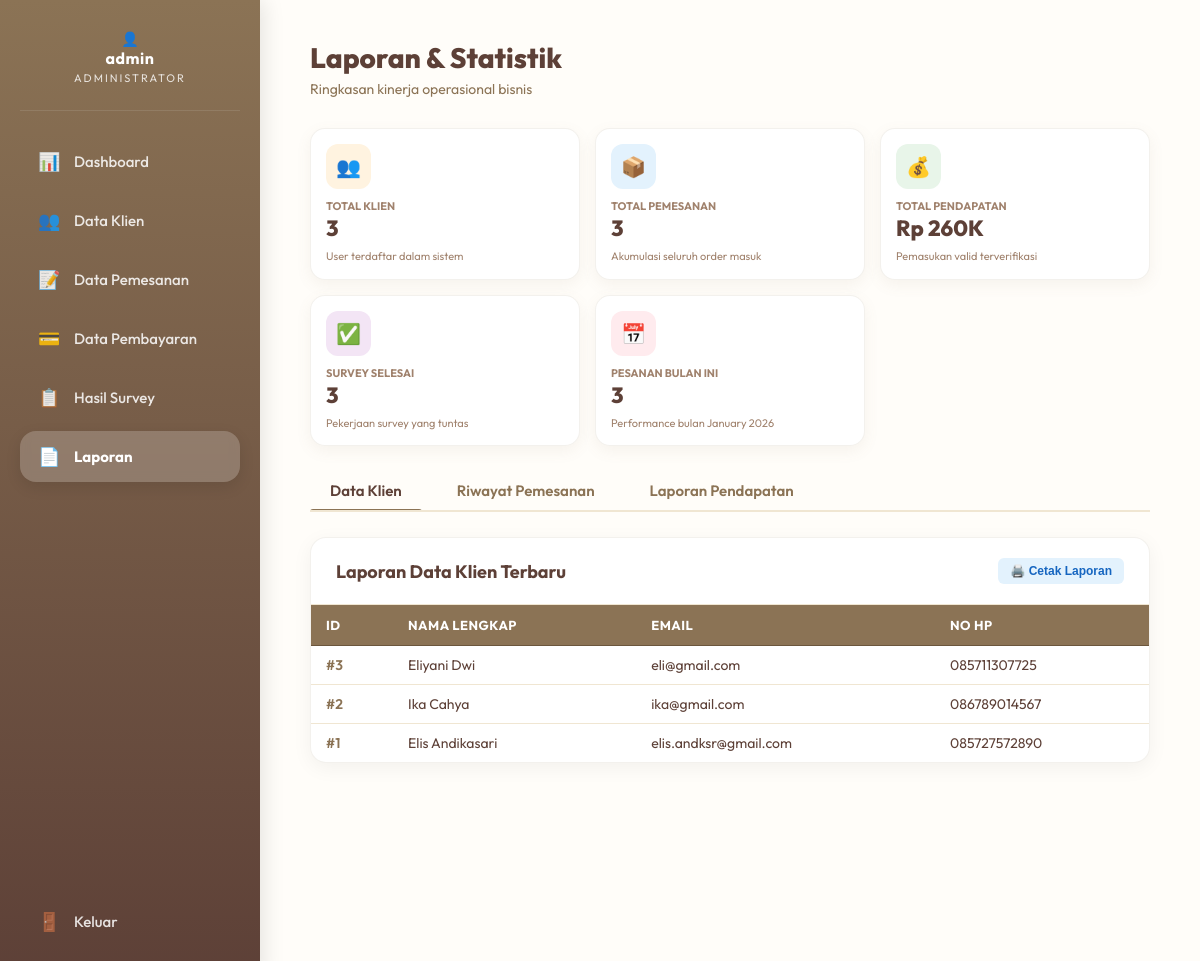
Page /admin/laporan.php (signed in) on the committed database.
### tables this page shows
CREATE TABLE `klien` (
  `id_klien` int(8) NOT NULL,
  `nama_lengkap` varchar(100) NOT NULL,
  `email` varchar(100) NOT NULL,
  `no_wa` varchar(15) NOT NULL,
  `password` varchar(255) NOT NULL
);

### admin/laporan.php (the view, shortened to what this page needs)
<?php
require_once '../config.php';
$admin_name = $_SESSION['admin_name'] ?? 'Admin';
$res_klien = $conn->query("SELECT COUNT(*) as total FROM klien");
$total_klien = $res_klien->fetch_assoc()['total'];
$res_order = $conn->query("SELECT COUNT(*) as total FROM pemesanan");
$total_order = $res_order->fetch_assoc()['total'];
$res_survey = $conn->query("SELECT COUNT(*) as total FROM hasil_survey");
$total_survey = $res_survey->fetch_assoc()['total'];
$res_revenue = $conn->query("SELECT SUM(total_pembayaran) as total FROM pembayaran WHERE status = 'Valid'");
$row_revenue = $res_revenue->fetch_assoc();
$total_revenue = $row_revenue['total'] ?? 0;
function formatCurrencyShort($n) {
    if ($n >= 1000) return round($n / 1000, 1) . 'K';
    return $n;
}
$revenue_display = "Rp " . formatCurrencyShort($total_revenue);
$revenue_full = "Rp " . number_format($total_revenue, 0, ',', '.');
$current_month = date('Y-m');
$stmt_month = $conn->prepare("SELECT COUNT(*) as total FROM pemesanan WHERE jadwal_survey LIKE ?");
$param_month = $current_month . '%';
$stmt_month->bind_param("s", $param_month);
$stmt_month->execute();
$res_month = $stmt_month->get_result();
$total_month = $res_month->fetch_assoc()['total'];
?>
<!DOCTYPE html>
<html lang="id">
<head>
    <link rel="stylesheet" href="../css/admin_global.css?v=<?php echo time(); ?>">
</head>
<body>
    <aside class="sidebar">
        <div class="profile-section">
            <div class="profile-icon-circle">👤</div>
            <div class="profile-name"><?php echo htmlspecialchars($admin_name); ?></div>
            <div class="profile-role">Administrator</div>
        </div>
        <ul class="nav-links">
            <li><a href="dashboard.php"><span class="icon">📊</span> Dashboard</a></li>
            <li><a href="pengguna.php"><span class="icon">👥</span> Data Klien</a></li>
            <li><a href="pemesanan.php"><span class="icon">📝</span> Data Pemesanan</a></li>
            <li><a href="pembayaran.php"><span class="icon">💳</span> Data Pembayaran</a></li>
            <li><a href="survey.php"><span class="icon">📋</span> Hasil Survey</a></li>
            <li><a href="laporan.php" class="active"><span class="icon">📄</span> Laporan</a></li>
            <li><a href="../logout.php" class="logout-btn"><span class="icon">🚪</span> Keluar</a></li>
        </ul>
    </aside>
    <main class="main-content">
        <div class="page-header">
            <div class="page-title">
                <h1>Laporan & Statistik</h1>
                <p>Ringkasan kinerja operasional bisnis</p>
            </div>
        </div>
        <div class="stats-grid">
            <div class="stat-card card-orange">
                <div class="stat-icon">👥</div>
                <span class="stat-info"><span>Total Klien</span><h3><?php echo $total_klien; ?></h3></span>
                <div class="stat-desc">User terdaftar dalam sistem</div>
            </div>
            <div class="stat-card card-blue">
                <div class="stat-icon">📦</div>
                <span class="stat-info"><span>Total Pemesanan</span><h3><?php echo $total_order; ?></h3></span>
                <div class="stat-desc">Akumulasi seluruh order masuk</div>
            </div>
            <div class="stat-card card-green">
                <div class="stat-icon">💰</div>
                <span class="stat-info"><span>Total Pendapatan</span><h3 title="<?php echo $revenue_full; ?>"><?php echo $revenue_display; ?></h3></span>
                <div class="stat-desc">Pemasukan valid terverifikasi</div>
            </div>
            <div class="stat-card card-purple">
                <div class="stat-icon">✅</div>
                <span class="stat-info"><span>Survey Selesai</span><h3><?php echo $total_survey; ?></h3></span>
                <div class="stat-desc">Pekerjaan survey yang tuntas</div>
            </div>
            <div class="stat-card card-red">
                <div class="stat-icon">📅</div>
                <span class="stat-info"><span>Pesanan Bulan Ini</span><h3><?php echo $total_month; ?></h3></span>
                <div class="stat-desc">Performance bulan <?php echo date('F Y'); ?></div>
            </div>
        </div>
        <?php
        $clients = [];
        if ($res_list_klien = $conn->query("SELECT id_klien as id, nama_lengkap, email, no_wa as no_hp FROM klien ORDER BY id_klien DESC LIMIT 50")) {
            while($row = $res_list_klien->fetch_assoc()) {
                $clients[] = $row;
            }
        }
        ?>
        <div class="tabs-nav">
            <button class="tab-btn active" onclick="switchTab('data-klien')">Data Klien</button>
            <button class="tab-btn" onclick="switchTab('riwayat-order')">Riwayat Pemesanan</button>
            <button class="tab-btn" onclick="switchTab('pendapatan')">Laporan Pendapatan</button>
        </div>
        <div class="tab-content-wrapper">
            <div id="data-klien" class="tab-content active">
                <div class="table-section" id="print-klien">
                    <div class="table-header-title" style="display: flex; justify-content: space-between; align-items: center;">
                        <span>Laporan Data Klien Terbaru</span>
                        <button onclick="printAndDownload('print-klien', 'clients')" class="btn btn-sm btn-action-view">🖨️ Cetak Laporan</button>
                    </div>
                     <div class="table-responsive">
                        <table>
                            <thead>
                                <tr>
                                    <th>ID</th>
                                    <th>Nama Lengkap</th>
                                    <th>Email</th>
                                    <th>No HP</th>
                                </tr>
                            </thead>
                            <tbody>
                                <?php if(empty($clients)): ?>
                                    <tr><td colspan="4" style="text-align:center;">Belum ada data klien.</td></tr>
                                <?php else: ?>
                                    <?php foreach($clients as $c): ?>
                                    <tr>
                                        <td>#<?php echo $c['id']; ?></td>
                                        <td><?php echo htmlspecialchars($c['nama_lengkap']); ?></td>
                                        <td><?php echo htmlspecialchars($c['email']); ?></td>
                                        <td><?php echo htmlspecialchars($c['no_hp']); ?></td>
                                    </tr>
                                    <?php endforeach; ?>
                                <?php endif; ?>
                            </tbody>
                        </table>
                    </div>
                </div>
            </div>
        </div>
</body>
</html>

### admin/laporan.php (style rules this page uses)
.tabs-nav { display: flex; gap: 15px; margin-bottom: 25px; border-bottom: 2px solid #F0E6D2; padding-bottom: 0; overflow-x: auto; scrollbar-width: none; -ms-overflow-style: none; }
.tab-btn { background: none; border: none; padding: 10px 20px; font-family: 'Outfit', sans-serif; font-size: 15px; font-weight: 600; color: #8B7355; cursor: pointer; position: relative; transition: 0.2s; white-space: nowrap; }
.tab-btn.active { color: #5D4037; }
.tab-btn.active::after { content: ''; position: absolute; bottom: -2px; left: 0; right: 0; height: 3px; background: #8B7355; border-radius: 3px 3px 0 0; }
.tab-content-wrapper { min-height: 400px; }
.tab-content { display: none; animation: fadeIn 0.3s ease-out; }
.tab-content.active { display: block; }
.table-responsive { overflow-x: auto; scrollbar-width: none; -ms-overflow-style: none; }
.stats-grid { display: grid; grid-template-columns: repeat(5, 1fr) !important; gap: 15px !important; margin-bottom: 25px !important; }
.stat-card { background: white; padding: 15px !important; border-radius: 15px !important; box-shadow: 0 5px 15px rgba(139, 115, 85, 0.08); display: flex; flex-direction: column !important; justify-content: center; min-height: auto !important; gap: 0 !important; }
.stat-icon { width: 45px !important; height: 45px !important; font-size: 20px !important; border-radius: 12px !important; margin-bottom: 10px !important; }
.stat-info span { font-size: 11px !important; margin-bottom: 2px !important; font-weight: 700; text-transform: uppercase; color: #A0826D; }
.stat-info h3 { font-size: 22px !important; margin: 0 !important; line-height: 1.2; color: #5D4037; }
.stat-desc { display: block !important; font-size: 11px !important; margin-top: 8px !important; color: #A0826D; line-height: 1.3; }
@media (max-width: 1200px) { .stats-grid { grid-template-columns: repeat(3, 1fr) !important; } }

### rows in the picture
klien: id_klien "3", nama_lengkap "Eliyani Dwi", email "eli@gmail.com", no_wa "085711307725"
klien: id_klien "2", nama_lengkap "Ika Cahya", email "ika@gmail.com", no_wa "086789014567"
klien: id_klien "1", nama_lengkap "Elis Andikasari", email "elis.andksr@gmail.com", no_wa "085727572890"

### other values in the picture
$admin_name "admin"
$total_klien "3"
$total_order "3"
$revenue_display "Rp 260K"
$total_survey "3"
$total_month "3"
